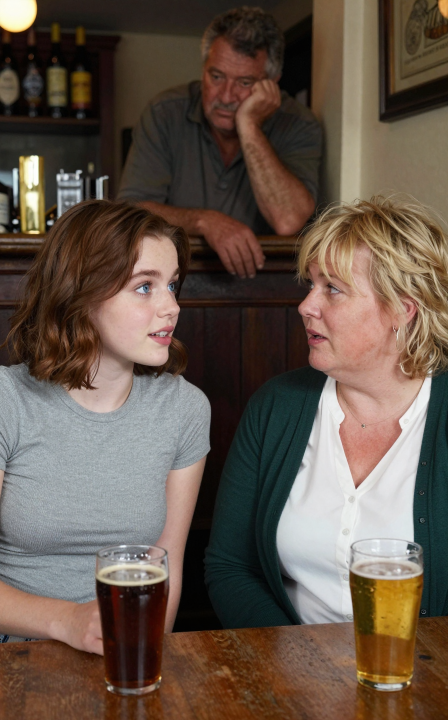
#> input picture pictures/TaggerTestMulti1.png, 896 x 1440 px (shown at 1/2 size)
$ python -i picture_quality.py   (imports and definitions only)   (older library calls are emulated)
#> lines starting #> are read from the running program, lines starting #| are printed output that depends on the picture; after the words box and inside, x2 and y2 are one past the last pixel; in counts of white or black regions, pixels touching at a corner belong together
### pixelurgy_vault/logging.py
import logging
from uvicorn.logging import ColourizedFormatter

LOG_FORMAT = "%(asctime)s %(levelprefix)s %(name)s: %(message)s"
LOG_LEVEL = logging.INFO


# [19 lines left out: function setup_logging, not called in this run]


def get_logger(name=None):
    return logging.getLogger(name)

### pixelurgy_vault/picture_quality.py
from typing import Optional
import numpy as np

from pixelurgy_vault.logging import get_logger

logger = get_logger(__name__)


class PictureQuality:
    """
    Stores subjective and objective quality metrics for an image.
    Fractional parameters can be calculated automatically.
    """

    def __init__(
        self,
        sharpness: Optional[float] = None,
        edge_density: Optional[float] = None,
        contrast: Optional[float] = None,
        brightness: Optional[float] = None,
        noise_level: Optional[float] = None,
    ):
        self.sharpness = sharpness  # Objective sharpness metric (0.0-1.0)
        self.edge_density = edge_density  # Fraction of edge pixels (0.0-1.0)
        self.contrast = contrast  # Normalized contrast (0.0-1.0)
        self.brightness = brightness  # Normalized brightness (0.0-1.0)
        self.noise_level = noise_level  # Estimated noise (0.0-1.0)

    @staticmethod
    def calculate_metrics(
        image: np.ndarray, face_crop: Optional[np.ndarray] = None
    ) -> "PictureQuality":
        """
        Calculate objective metrics from a NumPy image array.
        Logs timing for each metric calculation.
        """
        import time

        timings = {}

        t0 = time.time()
        sharpness = PictureQuality._calculate_sharpness(image)
        timings["sharpness"] = time.time() - t0

        t0 = time.time()
        edge_density = PictureQuality._calculate_edge_density(image)
        timings["edge_density"] = time.time() - t0

        t0 = time.time()
        contrast = PictureQuality._calculate_contrast(image)
        timings["contrast"] = time.time() - t0

        t0 = time.time()
        brightness = PictureQuality._calculate_brightness(image)
        timings["brightness"] = time.time() - t0

        t0 = time.time()
        noise_level = PictureQuality._calculate_noise_level(image)
        timings["noise_level"] = time.time() - t0

        return PictureQuality(
            sharpness=sharpness,
            edge_density=edge_density,
            contrast=contrast,
            brightness=brightness,
            noise_level=noise_level,
        )

    @staticmethod
    def calculate_face_quality(image_np, face_bbox):
        """
        Calculate the quality score for the face region in the image.
        """
        x1, y1, x2, y2 = [int(round(v)) for v in face_bbox]
        h, w = image_np.shape[:2]
        # Clamp bbox to image bounds
        x1_clamped = max(0, min(w, x1))
        x2_clamped = max(0, min(w, x2))
        y1_clamped = max(0, min(h, y1))
        y2_clamped = max(0, min(h, y2))
        if x2_clamped > x1_clamped and y2_clamped > y1_clamped:
            face_crop = image_np[y1_clamped:y2_clamped, x1_clamped:x2_clamped]
            if face_crop.size == 0:
                logger.error(
                    f"Face crop is empty after clamping bbox: {face_bbox}, clamped: {(x1_clamped, y1_clamped, x2_clamped, y2_clamped)}"
                )
                return None
            else:
                return PictureQuality.calculate_metrics(face_crop)

        logger.error(
            f"Invalid bbox after clamping: {face_bbox}, clamped: {(x1_clamped, y1_clamped, x2_clamped, y2_clamped)}"
        )
        return None

    @staticmethod
    def _calculate_sharpness(image: np.ndarray) -> float:
        # Example: variance of Laplacian
        import cv2

        gray = cv2.cvtColor(image, cv2.COLOR_RGB2GRAY)
        laplacian_var = cv2.Laplacian(gray, cv2.CV_64F).var()
        return min(laplacian_var / 100.0, 1.0)

    @staticmethod
    def _calculate_edge_density(image: np.ndarray) -> float:
        import cv2

        gray = cv2.cvtColor(image, cv2.COLOR_RGB2GRAY)
        edges = cv2.Canny(gray, 100, 200)
        return float(np.count_nonzero(edges)) / edges.size

    @staticmethod
    def _calculate_contrast(image: np.ndarray) -> float:
        gray = image.mean(axis=2) if image.ndim == 3 else image
        contrast = gray.std() / 255.0
        return min(contrast, 1.0)

    @staticmethod
    def _calculate_brightness(image: np.ndarray) -> float:
        gray = image.mean(axis=2) if image.ndim == 3 else image
        brightness = gray.mean() / 255.0
        return min(brightness, 1.0)

    @staticmethod
    def _calculate_noise_level(image: np.ndarray) -> float:
        # Optimized: grayscale and quarter resolution
        from scipy.ndimage import median_filter
        import cv2

        # Convert to grayscale
        if image.ndim == 3:
            gray = cv2.cvtColor(image, cv2.COLOR_RGB2GRAY)
        else:
            gray = image

        # Downscale to quarter resolution
        h, w = gray.shape
        gray_small = cv2.resize(gray, (w // 2, h // 2), interpolation=cv2.INTER_AREA)

        # Apply median filter
        filtered = median_filter(gray_small, size=3)
        diff = np.abs(gray_small - filtered)
        noise = diff.mean() / 255.0
        return min(noise, 1.0)

>>> import cv2
>>> picture = cv2.cvtColor(cv2.imread('../pictures/TaggerTestMulti1.png'), cv2.COLOR_BGR2RGB)
>>> result = PictureQuality().calculate_metrics(picture)
#> in _calculate_sharpness, `gray = cv2.cvtColor(image, cv2.COLOR_RGB2GRAY)`:
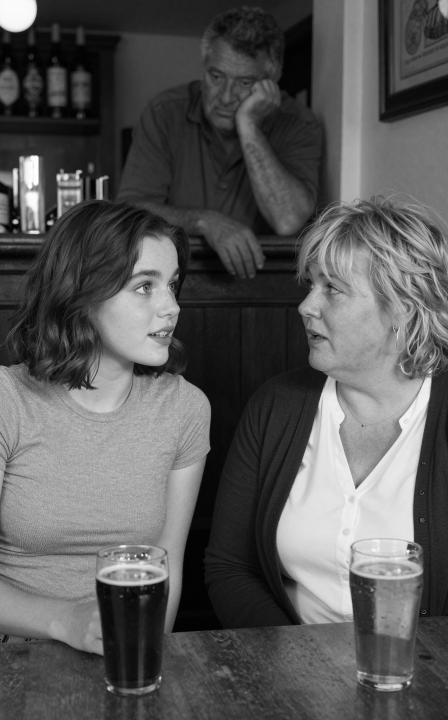
#> gray: shape (1440, 896) (shown at 1/2 size); min 0, max 255, mean 88.8
#> in _calculate_sharpness, `laplacian_var = cv2.Laplacian(gray, cv2.CV_64F).var()`: laplacian_var = 198.2
#> in calculate_metrics, `sharpness = PictureQuality._calculate_sharpness(image)`: sharpness = 1
#> in _calculate_edge_density, `edges = cv2.Canny(gray, 100, 200)`:
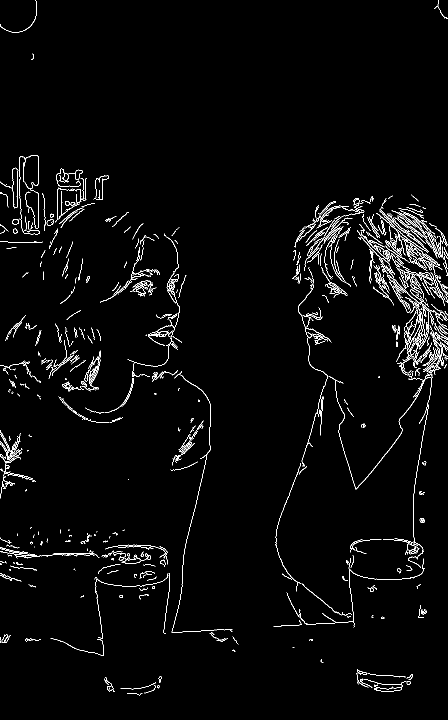
#> edges: shape (1440, 896) (shown at 1/2 size); 2.4% white in thin lines or dots
#> in calculate_metrics, `edge_density = PictureQuality._calculate_edge_density(image)`: edge_density = 0.0241
#> in _calculate_contrast, `contrast = gray.std() / 255.0`: contrast = 0.247
#> in _calculate_brightness, `brightness = gray.mean() / 255.0`: brightness = 0.34
#> in _calculate_noise_level, `gray_small = cv2.resize(gray, (w // 2, h // 2), interpolation=cv2.INTE..`:
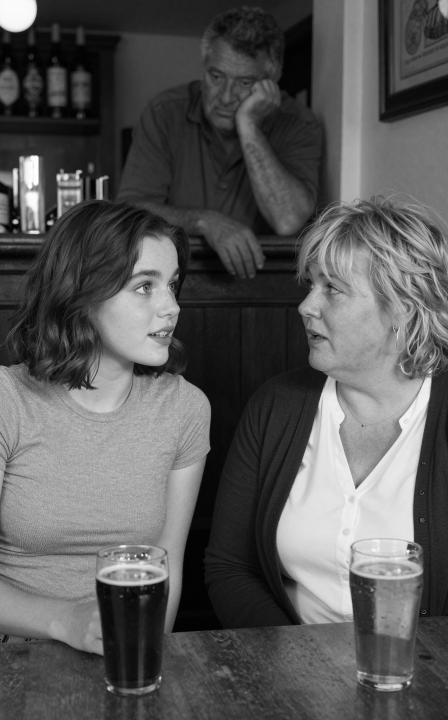
#> gray_small: shape (720, 448); min 1, max 254, mean 88.9
#> in _calculate_noise_level, `diff = np.abs(gray_small - filtered)`:
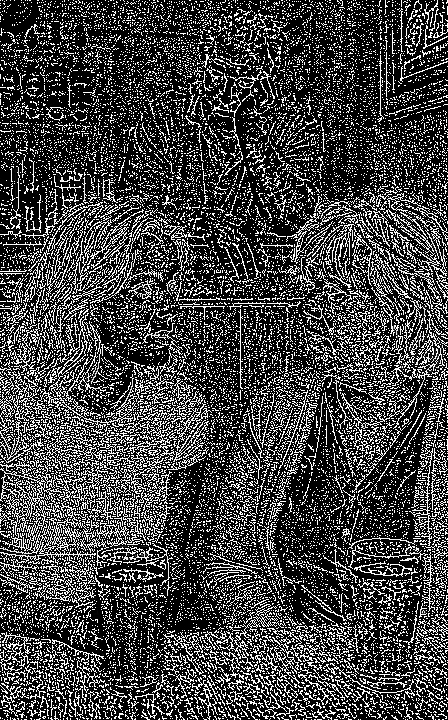
#> diff: shape (720, 448); min 0, max 255, mean 67.9
#> in _calculate_noise_level, `noise = diff.mean() / 255.0`: noise = 0.266

$ run again, on pictures/TaggerTestMulti2.png
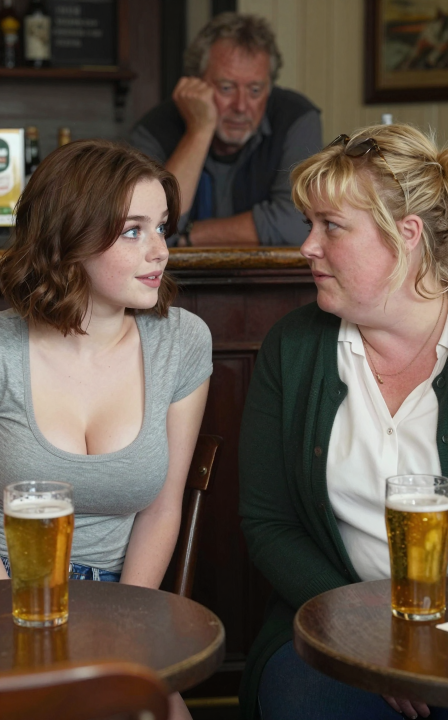
#> input picture pictures/TaggerTestMulti2.png, 896 x 1440 px (shown at 1/2 size)
#> laplacian_var = 100.3
#> sharpness = 1
#> in _calculate_edge_density, `edges = cv2.Canny(gray, 100, 200)`:
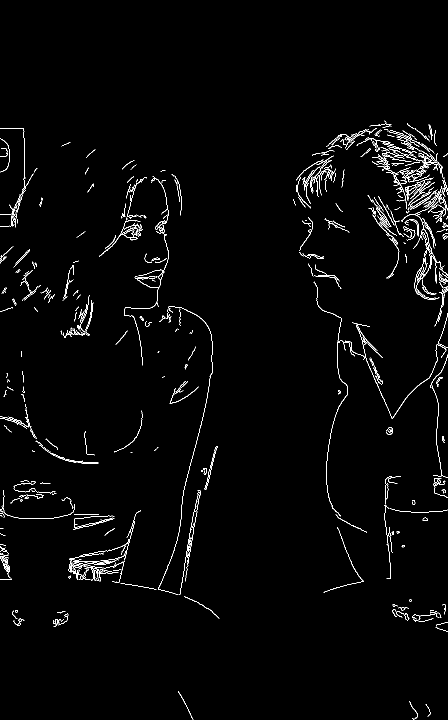
#> edges: shape (1440, 896) (shown at 1/2 size); 1.8% white in thin lines or dots, all inside (x1, y1, x2, y2) = (0, 241, 896, 1440)
#> edge_density = 0.0181
#> in _calculate_contrast, `contrast = gray.std() / 255.0`: contrast = 0.235
#> in _calculate_brightness, `brightness = gray.mean() / 255.0`: brightness = 0.324
#> in _calculate_noise_level, `diff = np.abs(gray_small - filtered)`:
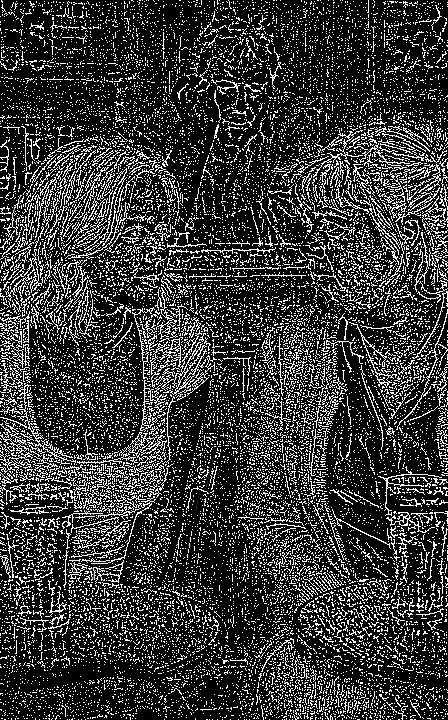
#> diff: shape (720, 448); min 0, max 255, mean 56
#> noise = 0.22

$ run again, on pictures/TaggerTestMulti3.png
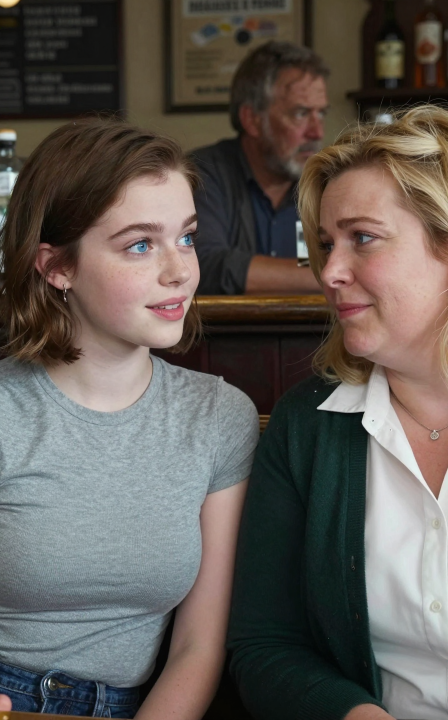
#> input picture pictures/TaggerTestMulti3.png, 896 x 1440 px (shown at 1/2 size)
#> laplacian_var = 137.3
#> sharpness = 1
#> in _calculate_edge_density, `edges = cv2.Canny(gray, 100, 200)`:
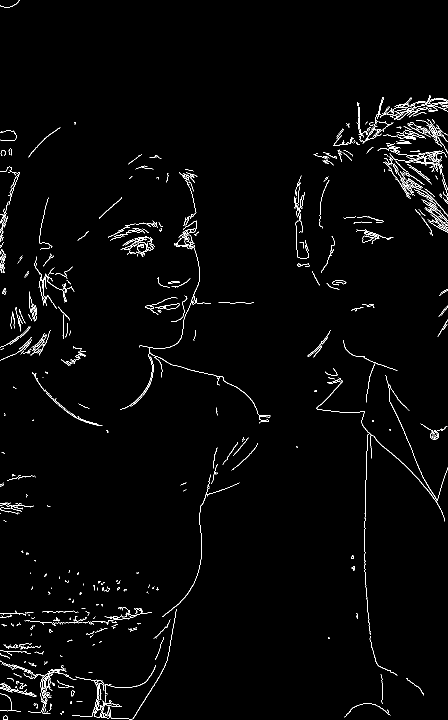
#> edges: shape (1440, 896) (shown at 1/2 size); 1.8% white in thin lines or dots
#> edge_density = 0.0181
#> in _calculate_contrast, `contrast = gray.std() / 255.0`: contrast = 0.239
#> in _calculate_brightness, `brightness = gray.mean() / 255.0`: brightness = 0.352
#> in _calculate_noise_level, `diff = np.abs(gray_small - filtered)`:
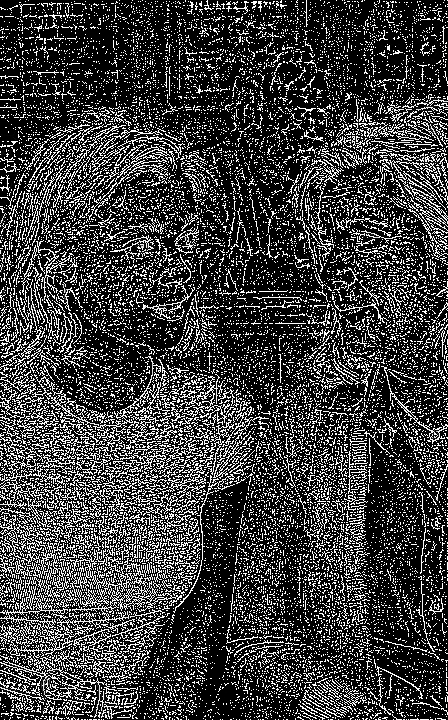
#> diff: shape (720, 448); min 0, max 255, mean 62.6
#> noise = 0.246

$ run again, on pictures/TaggerTestMulti4.png
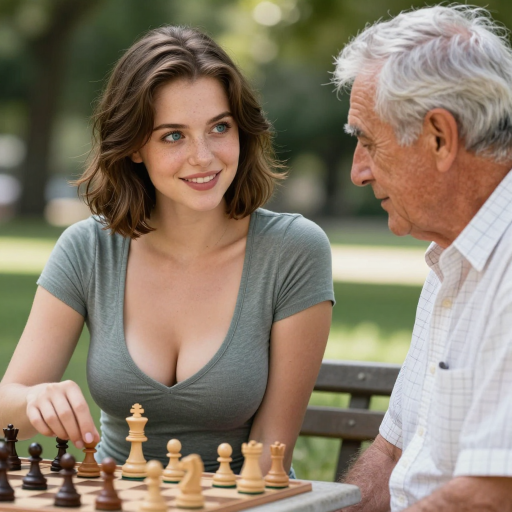
#> input picture pictures/TaggerTestMulti4.png, 1024 x 1024 px (shown at 1/2 size)
#> laplacian_var = 104.1
#> sharpness = 1
#> in _calculate_edge_density, `edges = cv2.Canny(gray, 100, 200)`:
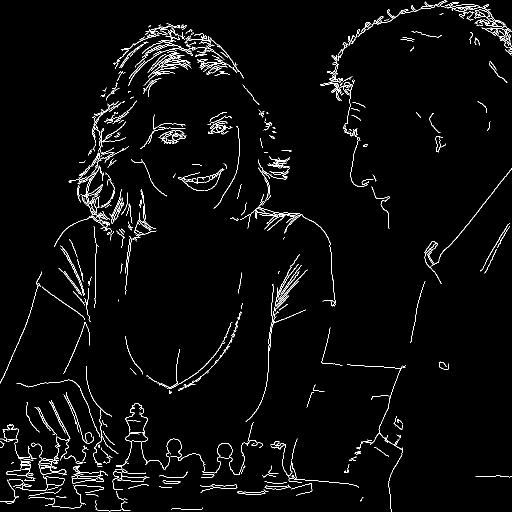
#> edges: shape (1024, 1024) (shown at 1/2 size); 2.7% white in thin lines or dots
#> edge_density = 0.0274
#> in _calculate_contrast, `contrast = gray.std() / 255.0`: contrast = 0.224
#> in _calculate_brightness, `brightness = gray.mean() / 255.0`: brightness = 0.482
#> in _calculate_noise_level, `diff = np.abs(gray_small - filtered)`:
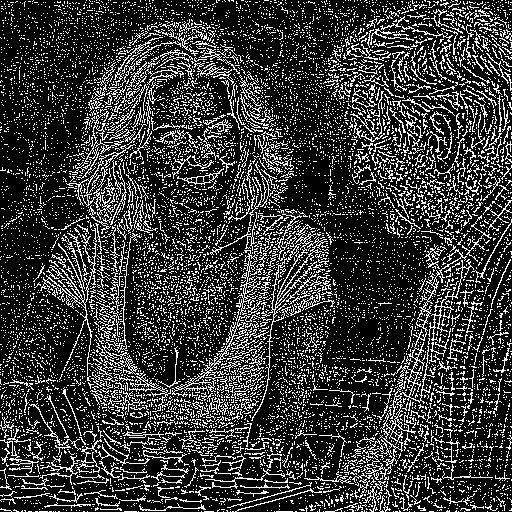
#> diff: shape (512, 512); min 0, max 255, mean 56.6
#> noise = 0.222
